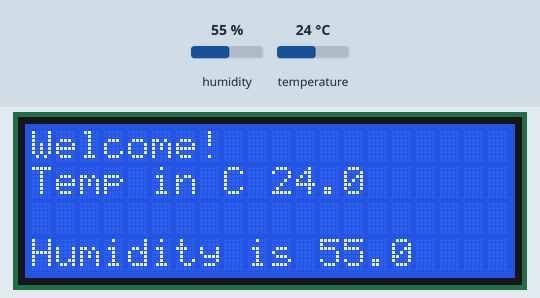
Recording of a program running on a simulated Raspberry Pi (BCM pin numbers). Parts: 20×4 character LCD. The inputs (shaded band) are chosen by the test bench; at power-on: humidity 55 %, temperature 24 °C.

Above: at 1.2 s.
1.3 s: humidity set to 22 %
At 6.4 s:
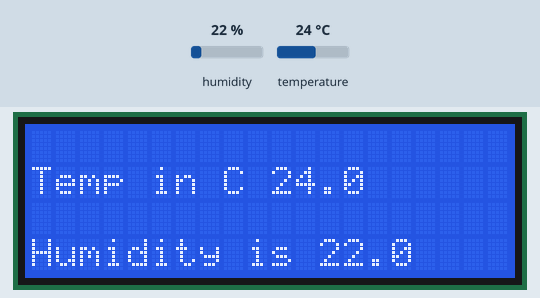
12.4 s: temperature set to 12 °C
At 17.5 s:
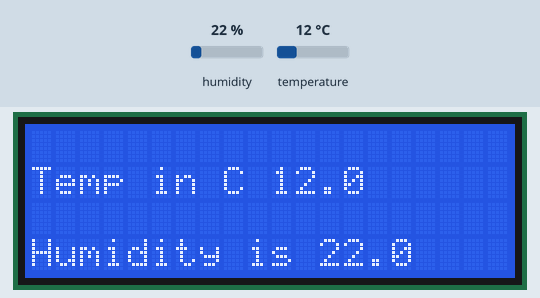
22.7 s: humidity set to 40 %
At 27.5 s:
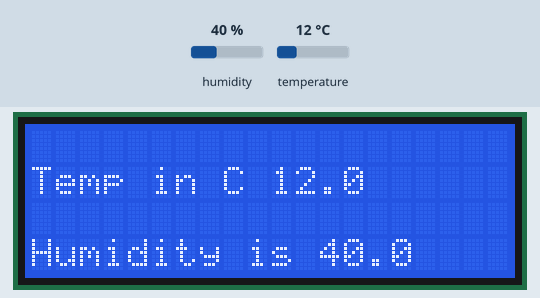
33.4 s: temperature set to 19 °C
Timing chart, 0 to 36.4 s (numbered marks = the images above; inputs shaded):
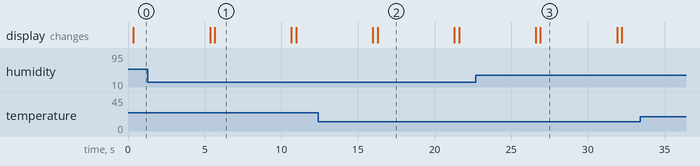

The program:

Lab01_extd.py
```python
import time
import board
import adafruit_dht
from RPLCD.i2c import CharLCD

# I am declaring a variable "my_sensor" and initializing it to the physical sensor
my_sensor = adafruit_dht.DHT22(board.D4, use_pulseio=False)

I2C_ADDR = 0x27
LCD_COLS = 20 # in my LCD screen i have 20 columns
LCD_ROWS = 4  #
I2C_Port = 1

lcd = CharLCD(i2c_expander = 'PCF8574',
              address = I2C_ADDR,
              port = I2C_Port,
              cols = LCD_COLS,
              rows = LCD_ROWS,
              auto_linebreaks = True)

lcd.clear()# this clears my LCD screen
lcd.cursor_pos = (0,0) # this tells my cursor to display from this point:
#                        (0, 0): (1st row, 1st column )
lcd.write_string(f"Welcome!")

while True:
    try:
        temperature = my_sensor.temperature # get
        lcd.cursor_pos = (1,0) # 2nd row and 1st column
        lcd.write_string(f"Temp in C {temperature}")

        hum = my_sensor.humidity #
        lcd.cursor_pos = (3,0) # 4th row, 1st column
        lcd.write_string(f"Humidity is {hum}")
        time.sleep(5)
        lcd.clear()

    except RuntimeError as e:
        print(f"I/O error: {e}")
    except Exception as e:
        my_sensor.exit()
        raise
#time.sleep(2)
```

Measured:
- after the input at 12.4 s, the display: first differs from a run without the input after 3.9 s (image 2)
- after the input at 22.7 s, the display: first differs from a run without the input after 4.2 s (image 3)
- what the display in image 1 shows lasts 5.0 s, from 5.7 s to 10.7 s
